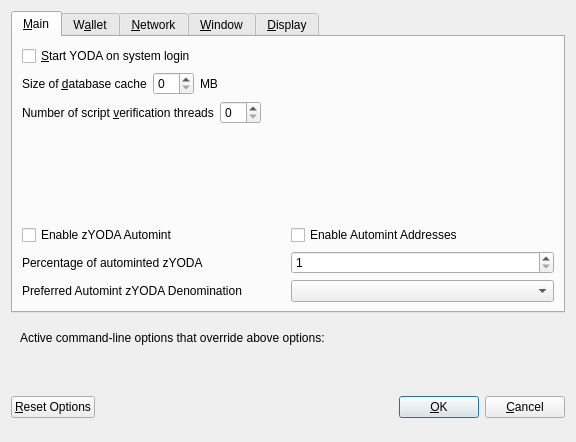
<?xml version="1.0" encoding="UTF-8"?>
<ui version="4.0">
 <class>OptionsDialog</class>
 <widget class="QDialog" name="OptionsDialog">
  <property name="geometry">
   <rect>
    <x>0</x>
    <y>0</y>
    <width>576</width>
    <height>442</height>
   </rect>
  </property>
  <property name="windowTitle">
   <string>Options</string>
  </property>
  <property name="modal">
   <bool>true</bool>
  </property>
  <layout class="QVBoxLayout" name="verticalLayout">
   <item>
    <widget class="QTabWidget" name="tabWidget">
     <property name="currentIndex">
      <number>0</number>
     </property>
     <widget class="QWidget" name="tabMain">
      <attribute name="title">
       <string>&amp;Main</string>
      </attribute>
      <layout class="QVBoxLayout" name="verticalLayout_Main">
       <item>
        <widget class="QCheckBox" name="bitcoinAtStartup">
         <property name="toolTip">
          <string>&lt;html&gt;&lt;head/&gt;&lt;body&gt;&lt;p&gt;Automatically start YODA after logging in to the system.&lt;/p&gt;&lt;/body&gt;&lt;/html&gt;</string>
         </property>
         <property name="text">
          <string>&amp;Start YODA on system login</string>
         </property>
        </widget>
       </item>
       <item>
        <layout class="QHBoxLayout" name="horizontalLayout_2_Main">
         <item>
          <widget class="QLabel" name="databaseCacheLabel">
           <property name="text">
            <string>Size of &amp;database cache</string>
           </property>
           <property name="textFormat">
            <enum>Qt::PlainText</enum>
           </property>
           <property name="buddy">
            <cstring>databaseCache</cstring>
           </property>
          </widget>
         </item>
         <item>
          <widget class="QSpinBox" name="databaseCache"/>
         </item>
         <item>
          <widget class="QLabel" name="databaseCacheUnitLabel">
           <property name="text">
            <string>MB</string>
           </property>
           <property name="textFormat">
            <enum>Qt::PlainText</enum>
           </property>
          </widget>
         </item>
         <item>
          <spacer name="horizontalSpacer_2_Main">
           <property name="orientation">
            <enum>Qt::Horizontal</enum>
           </property>
           <property name="sizeHint" stdset="0">
            <size>
             <width>40</width>
             <height>20</height>
            </size>
           </property>
          </spacer>
         </item>
        </layout>
       </item>
       <item>
        <layout class="QHBoxLayout" name="horizontalLayout_3_Main">
         <item>
          <widget class="QLabel" name="threadsScriptVerifLabel">
           <property name="text">
            <string>Number of script &amp;verification threads</string>
           </property>
           <property name="textFormat">
            <enum>Qt::PlainText</enum>
           </property>
           <property name="buddy">
            <cstring>threadsScriptVerif</cstring>
           </property>
          </widget>
         </item>
         <item>
          <widget class="QSpinBox" name="threadsScriptVerif">
           <property name="toolTip">
            <string>(0 = auto, &lt;0 = leave that many cores free)</string>
           </property>
          </widget>
         </item>
         <item>
          <spacer name="horizontalSpacer_3_Main">
           <property name="orientation">
            <enum>Qt::Horizontal</enum>
           </property>
           <property name="sizeHint" stdset="0">
            <size>
             <width>40</width>
             <height>20</height>
            </size>
           </property>
          </spacer>
         </item>
        </layout>
       </item>
       <item>
        <spacer name="verticalSpacer_2">
         <property name="orientation">
          <enum>Qt::Vertical</enum>
         </property>
         <property name="sizeHint" stdset="0">
          <size>
           <width>20</width>
           <height>40</height>
          </size>
         </property>
        </spacer>
       </item>
       <item>
        <widget class="QWidget" name="verticalZpivOptionsWidget" native="true">
         <layout class="QVBoxLayout" name="verticalZpivOptionsLayout">
          <property name="leftMargin">
           <number>0</number>
          </property>
          <property name="topMargin">
           <number>0</number>
          </property>
          <property name="rightMargin">
           <number>0</number>
          </property>
          <property name="bottomMargin">
           <number>0</number>
          </property>
          <item>
           <layout class="QHBoxLayout" name="horizontalAutomintingLayout">
            <item>
             <widget class="QCheckBox" name="checkBoxZeromintEnable">
              <property name="toolTip">
               <string>Enable automatic minting of YODA units to zYODA</string>
              </property>
              <property name="layoutDirection">
               <enum>Qt::LeftToRight</enum>
              </property>
              <property name="text">
               <string>Enable zYODA Automint</string>
              </property>
             </widget>
            </item>
            <item>
             <widget class="QCheckBox" name="checkBoxZeromintAddresses">
              <property name="toolTip">
               <string>Enable automatic zYODA minting from specific addresses</string>
              </property>
              <property name="layoutDirection">
               <enum>Qt::LeftToRight</enum>
              </property>
              <property name="text">
               <string>Enable Automint Addresses</string>
              </property>
             </widget>
            </item>
           </layout>
          </item>
          <item>
           <layout class="QHBoxLayout" name="horizontalZmintPercentageLayout">
            <item>
             <widget class="QLabel" name="percentage_label">
              <property name="toolTip">
               <string>Percentage of incoming YODA which get automatically converted to zYODA via Zerocoin Protocol (min: 10%)</string>
              </property>
              <property name="text">
               <string>Percentage of autominted zYODA</string>
              </property>
             </widget>
            </item>
            <item>
             <widget class="QSpinBox" name="zeromintPercentage">
              <property name="minimum">
               <number>1</number>
              </property>
              <property name="maximum">
               <number>100</number>
              </property>
             </widget>
            </item>
           </layout>
          </item>
          <item>
           <layout class="QHBoxLayout" name="horizontalLayout" stretch="0,0">
            <property name="sizeConstraint">
             <enum>QLayout::SetFixedSize</enum>
            </property>
            <item>
             <widget class="QLabel" name="labelPreferredDenom">
              <property name="maximumSize">
               <size>
                <width>16777215</width>
                <height>16777215</height>
               </size>
              </property>
              <property name="toolTip">
               <string>Wait with automatic conversion to Zerocoin until enough YODA for this denomination is available</string>
              </property>
              <property name="text">
               <string>Preferred Automint zYODA Denomination</string>
              </property>
             </widget>
            </item>
            <item>
             <widget class="QComboBox" name="preferredDenom">
              <property name="maximumSize">
               <size>
                <width>16777215</width>
                <height>27</height>
               </size>
              </property>
              <property name="toolTip">
               <string>Wait with automatic conversion to Zerocoin until enough YODA for this denomination is available</string>
              </property>
              <property name="maxVisibleItems">
               <number>9</number>
              </property>
              <property name="maxCount">
               <number>9</number>
              </property>
             </widget>
            </item>
           </layout>
          </item>
         </layout>
        </widget>
       </item>
      </layout>
     </widget>
     <widget class="QWidget" name="tabWallet">
      <attribute name="title">
       <string>W&amp;allet</string>
      </attribute>
      <layout class="QVBoxLayout" name="verticalLayout_Wallet">
       <item>
        <layout class="QHBoxLayout" name="horizontalLayout_2_Wallet">
         <item>
          <widget class="QLabel" name="labelStakeSplitThresholdText">
           <property name="text">
            <string>Stake split threshold:</string>
           </property>
          </widget>
         </item>
         <item>
          <widget class="QSpinBox" name="spinBoxStakeSplitThreshold">
           <property name="minimum">
            <number>1</number>
           </property>
           <property name="maximum">
            <number>999999</number>
           </property>
          </widget>
         </item>
        </layout>
       </item>
       <item>
        <widget class="QGroupBox" name="groupBox">
         <property name="title">
          <string>Expert</string>
         </property>
         <layout class="QVBoxLayout" name="verticalLayout_2">
          <item>
           <widget class="QCheckBox" name="coinControlFeatures">
            <property name="toolTip">
             <string>Whether to show coin control features or not.</string>
            </property>
            <property name="text">
             <string>Enable coin &amp;control features</string>
            </property>
           </widget>
          </item>
          <item>
           <widget class="QCheckBox" name="showMasternodesTab">
            <property name="toolTip">
             <string>Show additional tab listing all your masternodes in first sub-tab&lt;br/&gt;and all masternodes on the network in second sub-tab.</string>
            </property>
            <property name="text">
             <string>Show Masternodes Tab</string>
            </property>
           </widget>
          </item>
          <item>
           <widget class="QCheckBox" name="spendZeroConfChange">
            <property name="toolTip">
             <string>If you disable the spending of unconfirmed change, the change from a transaction&lt;br/&gt;cannot be used until that transaction has at least one confirmation.&lt;br/&gt;This also affects how your balance is computed.</string>
            </property>
            <property name="text">
             <string>&amp;Spend unconfirmed change</string>
            </property>
           </widget>
          </item>
         </layout>
        </widget>
       </item>
       <item>
        <spacer name="verticalSpacer_Wallet">
         <property name="orientation">
          <enum>Qt::Vertical</enum>
         </property>
         <property name="sizeHint" stdset="0">
          <size>
           <width>20</width>
           <height>40</height>
          </size>
         </property>
        </spacer>
       </item>
      </layout>
     </widget>
     <widget class="QWidget" name="tabNetwork">
      <attribute name="title">
       <string>&amp;Network</string>
      </attribute>
      <layout class="QVBoxLayout" name="verticalLayout_Network">
       <item>
        <widget class="QCheckBox" name="mapPortUpnp">
         <property name="toolTip">
          <string>Automatically open the YODA client port on the router. This only works when your router supports UPnP and it is enabled.</string>
         </property>
         <property name="text">
          <string>Map port using &amp;UPnP</string>
         </property>
        </widget>
       </item>
       <item>
        <widget class="QCheckBox" name="allowIncoming">
         <property name="toolTip">
          <string>Accept connections from outside</string>
         </property>
         <property name="text">
          <string>Allow incoming connections</string>
         </property>
        </widget>
       </item>
       <item>
        <widget class="QCheckBox" name="connectSocks">
         <property name="toolTip">
          <string>Connect to the YODA network through a SOCKS5 proxy.</string>
         </property>
         <property name="text">
          <string>&amp;Connect through SOCKS5 proxy (default proxy):</string>
         </property>
        </widget>
       </item>
       <item>
        <layout class="QHBoxLayout" name="horizontalLayout_1_Network">
         <item>
          <widget class="QLabel" name="proxyIpLabel">
           <property name="text">
            <string>Proxy &amp;IP:</string>
           </property>
           <property name="textFormat">
            <enum>Qt::PlainText</enum>
           </property>
           <property name="buddy">
            <cstring>proxyIp</cstring>
           </property>
          </widget>
         </item>
         <item>
          <widget class="QValidatedLineEdit" name="proxyIp">
           <property name="minimumSize">
            <size>
             <width>140</width>
             <height>0</height>
            </size>
           </property>
           <property name="maximumSize">
            <size>
             <width>140</width>
             <height>16777215</height>
            </size>
           </property>
           <property name="toolTip">
            <string>IP address of the proxy (e.g. IPv4: 127.0.0.1 / IPv6: ::1)</string>
           </property>
          </widget>
         </item>
         <item>
          <widget class="QLabel" name="proxyPortLabel">
           <property name="text">
            <string>&amp;Port:</string>
           </property>
           <property name="textFormat">
            <enum>Qt::PlainText</enum>
           </property>
           <property name="buddy">
            <cstring>proxyPort</cstring>
           </property>
          </widget>
         </item>
         <item>
          <widget class="QLineEdit" name="proxyPort">
           <property name="minimumSize">
            <size>
             <width>55</width>
             <height>0</height>
            </size>
           </property>
           <property name="maximumSize">
            <size>
             <width>55</width>
             <height>16777215</height>
            </size>
           </property>
           <property name="toolTip">
            <string>Port of the proxy (e.g. 9050)</string>
           </property>
          </widget>
         </item>
         <item>
          <spacer name="horizontalSpacer_1_Network">
           <property name="orientation">
            <enum>Qt::Horizontal</enum>
           </property>
           <property name="sizeHint" stdset="0">
            <size>
             <width>40</width>
             <height>20</height>
            </size>
           </property>
          </spacer>
         </item>
        </layout>
       </item>
       <item>
        <spacer name="verticalSpacer_Network">
         <property name="orientation">
          <enum>Qt::Vertical</enum>
         </property>
         <property name="sizeHint" stdset="0">
          <size>
           <width>20</width>
           <height>40</height>
          </size>
         </property>
        </spacer>
       </item>
      </layout>
     </widget>
     <widget class="QWidget" name="tabWindow">
      <attribute name="title">
       <string>&amp;Window</string>
      </attribute>
      <layout class="QVBoxLayout" name="verticalLayout_Window">
       <item>
        <widget class="QCheckBox" name="minimizeToTray">
         <property name="toolTip">
          <string>Show only a tray icon after minimizing the window.</string>
         </property>
         <property name="text">
          <string>&amp;Minimize to the tray instead of the taskbar</string>
         </property>
        </widget>
       </item>
       <item>
        <widget class="QCheckBox" name="minimizeOnClose">
         <property name="toolTip">
          <string>Minimize instead of exit the application when the window is closed. When this option is enabled, the application will be closed only after selecting Quit in the menu.</string>
         </property>
         <property name="text">
          <string>M&amp;inimize on close</string>
         </property>
        </widget>
       </item>
       <item>
        <spacer name="verticalSpacer_Window">
         <property name="orientation">
          <enum>Qt::Vertical</enum>
         </property>
         <property name="sizeHint" stdset="0">
          <size>
           <width>20</width>
           <height>40</height>
          </size>
         </property>
        </spacer>
       </item>
      </layout>
     </widget>
     <widget class="QWidget" name="tabDisplay">
      <attribute name="title">
       <string>&amp;Display</string>
      </attribute>
      <layout class="QVBoxLayout" name="verticalLayout_Display">
       <item>
        <layout class="QHBoxLayout" name="horizontalLayout_1_Display">
         <item>
          <widget class="QLabel" name="langLabel">
           <property name="text">
            <string>User Interface &amp;language:</string>
           </property>
           <property name="textFormat">
            <enum>Qt::PlainText</enum>
           </property>
           <property name="buddy">
            <cstring>lang</cstring>
           </property>
          </widget>
         </item>
         <item>
          <widget class="QValueComboBox" name="lang">
           <property name="toolTip">
            <string>The user interface language can be set here. This setting will take effect after restarting YODA.</string>
           </property>
          </widget>
         </item>
        </layout>
       </item>
       <item>
        <widget class="QLabel" name="label_3">
         <property name="toolTip">
          <string notr="true"/>
         </property>
         <property name="statusTip">
          <string notr="true"/>
         </property>
         <property name="whatsThis">
          <string notr="true"/>
         </property>
         <property name="accessibleName">
          <string notr="true"/>
         </property>
         <property name="text">
          <string>Language missing or translation incomplete? Help contributing translations here:
https://www.transifex.com/yoda-project/yoda-project-translations</string>
         </property>
         <property name="wordWrap">
          <bool>true</bool>
         </property>
         <property name="openExternalLinks">
          <bool>true</bool>
         </property>
         <property name="textInteractionFlags">
          <set>Qt::TextBrowserInteraction</set>
         </property>
        </widget>
       </item>
       <item>
        <layout class="QHBoxLayout" name="horizontalLayout_2_Display" stretch="0,0">
         <item>
          <widget class="QLabel" name="themeLabel">
           <property name="text">
            <string>User Interface Theme:</string>
           </property>
          </widget>
         </item>
         <item>
          <widget class="QValueComboBox" name="theme"/>
         </item>
        </layout>
       </item>
       <item>
        <widget class="QWidget" name="verticalZpivDisplayWidget" native="true">
         <layout class="QVBoxLayout" name="verticalZpivDisplayLayout">
          <property name="leftMargin">
           <number>0</number>
          </property>
          <property name="topMargin">
           <number>0</number>
          </property>
          <property name="rightMargin">
           <number>0</number>
          </property>
          <property name="bottomMargin">
           <number>0</number>
          </property>
          <item>
           <widget class="Line" name="line">
            <property name="orientation">
             <enum>Qt::Horizontal</enum>
            </property>
           </widget>
          </item>
          <item>
           <layout class="QHBoxLayout" name="horizontalLayout_3_Display">
            <item>
             <widget class="QLabel" name="unitLabel">
              <property name="text">
               <string>Unit to show amounts in:</string>
              </property>
              <property name="textFormat">
               <enum>Qt::PlainText</enum>
              </property>
             </widget>
            </item>
            <item>
             <widget class="QValueComboBox" name="unit">
              <property name="toolTip">
               <string>Choose the default subdivision unit to show in the interface and when sending coins.</string>
              </property>
             </widget>
            </item>
           </layout>
          </item>
          <item>
           <layout class="QHBoxLayout" name="horizontalLayout_4_Display">
            <item>
             <widget class="QLabel" name="digitsLabel">
              <property name="text">
               <string>Decimal digits</string>
              </property>
             </widget>
            </item>
            <item>
             <widget class="QValueComboBox" name="digits"/>
            </item>
           </layout>
          </item>
          <item>
           <layout class="QHBoxLayout" name="horizontalLayout_5_Display">
            <item>
             <widget class="QCheckBox" name="checkBoxHideZeroBalances">
              <property name="toolTip">
               <string>Hide empty balances</string>
              </property>
              <property name="layoutDirection">
               <enum>Qt::LeftToRight</enum>
              </property>
              <property name="text">
               <string>Hide empty balances</string>
              </property>
             </widget>
            </item>
            <item>
             <widget class="QCheckBox" name="checkBoxHideOrphans">
              <property name="toolTip">
               <string>Hide orphan stakes in transaction lists</string>
              </property>
              <property name="text">
               <string>Hide orphan stakes</string>
              </property>
             </widget>
            </item>
            <item>
             <spacer name="horizontalSpacer">
              <property name="orientation">
               <enum>Qt::Horizontal</enum>
              </property>
              <property name="sizeHint" stdset="0">
               <size>
                <width>40</width>
                <height>20</height>
               </size>
              </property>
             </spacer>
            </item>
           </layout>
          </item>
          <item>
           <layout class="QHBoxLayout" name="horizontalLayout_6_Display">
            <item>
             <widget class="QLabel" name="thirdPartyTxUrlsLabel">
              <property name="toolTip">
               <string>Third party URLs (e.g. a block explorer) that appear in the transactions tab as context menu items. %s in the URL is replaced by transaction hash. Multiple URLs are separated by vertical bar |.</string>
              </property>
              <property name="text">
               <string>Third party transaction URLs</string>
              </property>
             </widget>
            </item>
            <item>
             <widget class="QLineEdit" name="thirdPartyTxUrls">
              <property name="toolTip">
               <string>Third party URLs (e.g. a block explorer) that appear in the transactions tab as context menu items. %s in the URL is replaced by transaction hash. Multiple URLs are separated by vertical bar |.</string>
              </property>
             </widget>
            </item>
           </layout>
          </item>
         </layout>
        </widget>
       </item>
       <item>
        <spacer name="verticalSpacer">
         <property name="orientation">
          <enum>Qt::Vertical</enum>
         </property>
         <property name="sizeHint" stdset="0">
          <size>
           <width>20</width>
           <height>40</height>
          </size>
         </property>
        </spacer>
       </item>
      </layout>
     </widget>
    </widget>
   </item>
   <item>
    <widget class="QFrame" name="frame">
     <layout class="QVBoxLayout" name="verticalLayout_Bottom">
      <item>
       <layout class="QHBoxLayout" name="horizontalLayout_Bottom">
        <item>
         <widget class="QLabel" name="overriddenByCommandLineInfoLabel">
          <property name="text">
           <string>Active command-line options that override above options:</string>
          </property>
          <property name="textFormat">
           <enum>Qt::PlainText</enum>
          </property>
         </widget>
        </item>
        <item>
         <spacer name="horizontalSpacer_Bottom">
          <property name="orientation">
           <enum>Qt::Horizontal</enum>
          </property>
          <property name="sizeHint" stdset="0">
           <size>
            <width>40</width>
            <height>20</height>
           </size>
          </property>
         </spacer>
        </item>
       </layout>
      </item>
      <item>
       <widget class="QLabel" name="overriddenByCommandLineLabel">
        <property name="text">
         <string/>
        </property>
        <property name="textFormat">
         <enum>Qt::PlainText</enum>
        </property>
        <property name="wordWrap">
         <bool>true</bool>
        </property>
       </widget>
      </item>
     </layout>
    </widget>
   </item>
   <item>
    <layout class="QHBoxLayout" name="horizontalLayout_Buttons">
     <item>
      <widget class="QPushButton" name="resetButton">
       <property name="toolTip">
        <string>Reset all client options to default.</string>
       </property>
       <property name="text">
        <string>&amp;Reset Options</string>
       </property>
       <property name="autoDefault">
        <bool>false</bool>
       </property>
      </widget>
     </item>
     <item>
      <spacer name="horizontalSpacer_1">
       <property name="orientation">
        <enum>Qt::Horizontal</enum>
       </property>
       <property name="sizeHint" stdset="0">
        <size>
         <width>40</width>
         <height>48</height>
        </size>
       </property>
      </spacer>
     </item>
     <item>
      <widget class="QLabel" name="statusLabel">
       <property name="minimumSize">
        <size>
         <width>200</width>
         <height>0</height>
        </size>
       </property>
       <property name="font">
        <font>
         <weight>75</weight>
         <bold>true</bold>
        </font>
       </property>
       <property name="text">
        <string/>
       </property>
       <property name="textFormat">
        <enum>Qt::PlainText</enum>
       </property>
       <property name="wordWrap">
        <bool>true</bool>
       </property>
      </widget>
     </item>
     <item>
      <spacer name="horizontalSpacer_2">
       <property name="orientation">
        <enum>Qt::Horizontal</enum>
       </property>
       <property name="sizeHint" stdset="0">
        <size>
         <width>40</width>
         <height>48</height>
        </size>
       </property>
      </spacer>
     </item>
     <item>
      <widget class="QPushButton" name="okButton">
       <property name="text">
        <string>&amp;OK</string>
       </property>
       <property name="autoDefault">
        <bool>false</bool>
       </property>
       <property name="default">
        <bool>true</bool>
       </property>
      </widget>
     </item>
     <item>
      <widget class="QPushButton" name="cancelButton">
       <property name="text">
        <string>&amp;Cancel</string>
       </property>
       <property name="autoDefault">
        <bool>false</bool>
       </property>
      </widget>
     </item>
    </layout>
   </item>
  </layout>
 </widget>
 <customwidgets>
  <customwidget>
   <class>QValidatedLineEdit</class>
   <extends>QLineEdit</extends>
   <header>qvalidatedlineedit.h</header>
  </customwidget>
  <customwidget>
   <class>QValueComboBox</class>
   <extends>QComboBox</extends>
   <header>qvaluecombobox.h</header>
  </customwidget>
 </customwidgets>
 <resources/>
 <connections/>
</ui>
